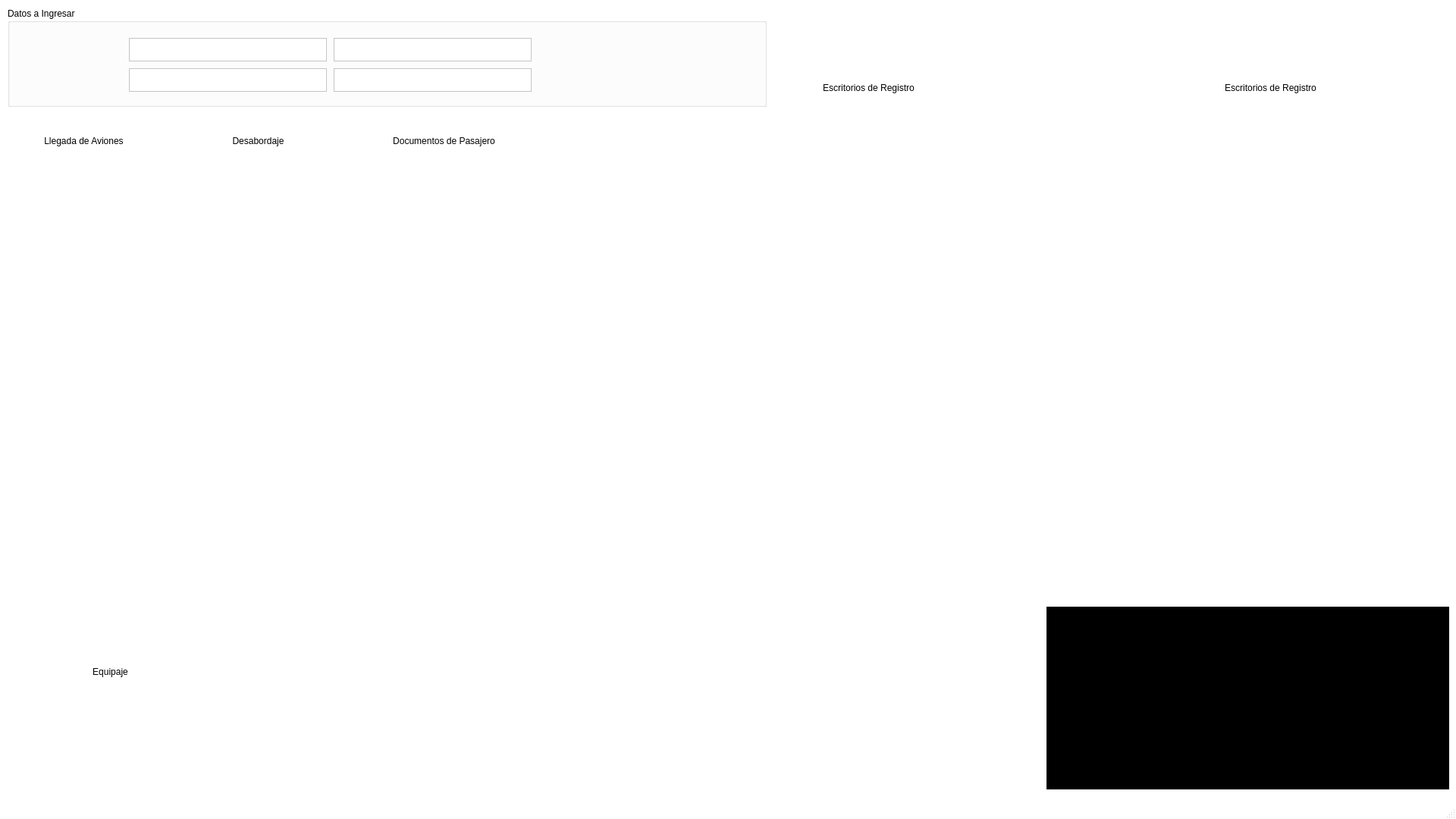
<?xml version="1.0" encoding="UTF-8"?>
<ui version="4.0">
 <class>Principal</class>
 <widget class="QMainWindow" name="Principal">
  <property name="geometry">
   <rect>
    <x>0</x>
    <y>0</y>
    <width>1920</width>
    <height>1080</height>
   </rect>
  </property>
  <property name="palette">
   <palette>
    <active>
     <colorrole role="WindowText">
      <brush brushstyle="SolidPattern">
       <color alpha="255">
        <red>0</red>
        <green>0</green>
        <blue>0</blue>
       </color>
      </brush>
     </colorrole>
     <colorrole role="Button">
      <brush brushstyle="SolidPattern">
       <color alpha="255">
        <red>255</red>
        <green>255</green>
        <blue>255</blue>
       </color>
      </brush>
     </colorrole>
     <colorrole role="Light">
      <brush brushstyle="SolidPattern">
       <color alpha="255">
        <red>255</red>
        <green>255</green>
        <blue>255</blue>
       </color>
      </brush>
     </colorrole>
     <colorrole role="Midlight">
      <brush brushstyle="SolidPattern">
       <color alpha="255">
        <red>255</red>
        <green>255</green>
        <blue>255</blue>
       </color>
      </brush>
     </colorrole>
     <colorrole role="Dark">
      <brush brushstyle="SolidPattern">
       <color alpha="255">
        <red>127</red>
        <green>127</green>
        <blue>127</blue>
       </color>
      </brush>
     </colorrole>
     <colorrole role="Mid">
      <brush brushstyle="SolidPattern">
       <color alpha="255">
        <red>170</red>
        <green>170</green>
        <blue>170</blue>
       </color>
      </brush>
     </colorrole>
     <colorrole role="Text">
      <brush brushstyle="SolidPattern">
       <color alpha="255">
        <red>0</red>
        <green>0</green>
        <blue>0</blue>
       </color>
      </brush>
     </colorrole>
     <colorrole role="BrightText">
      <brush brushstyle="SolidPattern">
       <color alpha="255">
        <red>255</red>
        <green>255</green>
        <blue>255</blue>
       </color>
      </brush>
     </colorrole>
     <colorrole role="ButtonText">
      <brush brushstyle="SolidPattern">
       <color alpha="255">
        <red>0</red>
        <green>0</green>
        <blue>0</blue>
       </color>
      </brush>
     </colorrole>
     <colorrole role="Base">
      <brush brushstyle="SolidPattern">
       <color alpha="255">
        <red>255</red>
        <green>255</green>
        <blue>255</blue>
       </color>
      </brush>
     </colorrole>
     <colorrole role="Window">
      <brush brushstyle="SolidPattern">
       <color alpha="255">
        <red>255</red>
        <green>255</green>
        <blue>255</blue>
       </color>
      </brush>
     </colorrole>
     <colorrole role="Shadow">
      <brush brushstyle="SolidPattern">
       <color alpha="255">
        <red>0</red>
        <green>0</green>
        <blue>0</blue>
       </color>
      </brush>
     </colorrole>
     <colorrole role="AlternateBase">
      <brush brushstyle="SolidPattern">
       <color alpha="255">
        <red>255</red>
        <green>255</green>
        <blue>255</blue>
       </color>
      </brush>
     </colorrole>
     <colorrole role="ToolTipBase">
      <brush brushstyle="SolidPattern">
       <color alpha="255">
        <red>255</red>
        <green>255</green>
        <blue>220</blue>
       </color>
      </brush>
     </colorrole>
     <colorrole role="ToolTipText">
      <brush brushstyle="SolidPattern">
       <color alpha="255">
        <red>0</red>
        <green>0</green>
        <blue>0</blue>
       </color>
      </brush>
     </colorrole>
    </active>
    <inactive>
     <colorrole role="WindowText">
      <brush brushstyle="SolidPattern">
       <color alpha="255">
        <red>0</red>
        <green>0</green>
        <blue>0</blue>
       </color>
      </brush>
     </colorrole>
     <colorrole role="Button">
      <brush brushstyle="SolidPattern">
       <color alpha="255">
        <red>255</red>
        <green>255</green>
        <blue>255</blue>
       </color>
      </brush>
     </colorrole>
     <colorrole role="Light">
      <brush brushstyle="SolidPattern">
       <color alpha="255">
        <red>255</red>
        <green>255</green>
        <blue>255</blue>
       </color>
      </brush>
     </colorrole>
     <colorrole role="Midlight">
      <brush brushstyle="SolidPattern">
       <color alpha="255">
        <red>255</red>
        <green>255</green>
        <blue>255</blue>
       </color>
      </brush>
     </colorrole>
     <colorrole role="Dark">
      <brush brushstyle="SolidPattern">
       <color alpha="255">
        <red>127</red>
        <green>127</green>
        <blue>127</blue>
       </color>
      </brush>
     </colorrole>
     <colorrole role="Mid">
      <brush brushstyle="SolidPattern">
       <color alpha="255">
        <red>170</red>
        <green>170</green>
        <blue>170</blue>
       </color>
      </brush>
     </colorrole>
     <colorrole role="Text">
      <brush brushstyle="SolidPattern">
       <color alpha="255">
        <red>0</red>
        <green>0</green>
        <blue>0</blue>
       </color>
      </brush>
     </colorrole>
     <colorrole role="BrightText">
      <brush brushstyle="SolidPattern">
       <color alpha="255">
        <red>255</red>
        <green>255</green>
        <blue>255</blue>
       </color>
      </brush>
     </colorrole>
     <colorrole role="ButtonText">
      <brush brushstyle="SolidPattern">
       <color alpha="255">
        <red>0</red>
        <green>0</green>
        <blue>0</blue>
       </color>
      </brush>
     </colorrole>
     <colorrole role="Base">
      <brush brushstyle="SolidPattern">
       <color alpha="255">
        <red>255</red>
        <green>255</green>
        <blue>255</blue>
       </color>
      </brush>
     </colorrole>
     <colorrole role="Window">
      <brush brushstyle="SolidPattern">
       <color alpha="255">
        <red>255</red>
        <green>255</green>
        <blue>255</blue>
       </color>
      </brush>
     </colorrole>
     <colorrole role="Shadow">
      <brush brushstyle="SolidPattern">
       <color alpha="255">
        <red>0</red>
        <green>0</green>
        <blue>0</blue>
       </color>
      </brush>
     </colorrole>
     <colorrole role="AlternateBase">
      <brush brushstyle="SolidPattern">
       <color alpha="255">
        <red>255</red>
        <green>255</green>
        <blue>255</blue>
       </color>
      </brush>
     </colorrole>
     <colorrole role="ToolTipBase">
      <brush brushstyle="SolidPattern">
       <color alpha="255">
        <red>255</red>
        <green>255</green>
        <blue>220</blue>
       </color>
      </brush>
     </colorrole>
     <colorrole role="ToolTipText">
      <brush brushstyle="SolidPattern">
       <color alpha="255">
        <red>0</red>
        <green>0</green>
        <blue>0</blue>
       </color>
      </brush>
     </colorrole>
    </inactive>
    <disabled>
     <colorrole role="WindowText">
      <brush brushstyle="SolidPattern">
       <color alpha="255">
        <red>127</red>
        <green>127</green>
        <blue>127</blue>
       </color>
      </brush>
     </colorrole>
     <colorrole role="Button">
      <brush brushstyle="SolidPattern">
       <color alpha="255">
        <red>255</red>
        <green>255</green>
        <blue>255</blue>
       </color>
      </brush>
     </colorrole>
     <colorrole role="Light">
      <brush brushstyle="SolidPattern">
       <color alpha="255">
        <red>255</red>
        <green>255</green>
        <blue>255</blue>
       </color>
      </brush>
     </colorrole>
     <colorrole role="Midlight">
      <brush brushstyle="SolidPattern">
       <color alpha="255">
        <red>255</red>
        <green>255</green>
        <blue>255</blue>
       </color>
      </brush>
     </colorrole>
     <colorrole role="Dark">
      <brush brushstyle="SolidPattern">
       <color alpha="255">
        <red>127</red>
        <green>127</green>
        <blue>127</blue>
       </color>
      </brush>
     </colorrole>
     <colorrole role="Mid">
      <brush brushstyle="SolidPattern">
       <color alpha="255">
        <red>170</red>
        <green>170</green>
        <blue>170</blue>
       </color>
      </brush>
     </colorrole>
     <colorrole role="Text">
      <brush brushstyle="SolidPattern">
       <color alpha="255">
        <red>127</red>
        <green>127</green>
        <blue>127</blue>
       </color>
      </brush>
     </colorrole>
     <colorrole role="BrightText">
      <brush brushstyle="SolidPattern">
       <color alpha="255">
        <red>255</red>
        <green>255</green>
        <blue>255</blue>
       </color>
      </brush>
     </colorrole>
     <colorrole role="ButtonText">
      <brush brushstyle="SolidPattern">
       <color alpha="255">
        <red>127</red>
        <green>127</green>
        <blue>127</blue>
       </color>
      </brush>
     </colorrole>
     <colorrole role="Base">
      <brush brushstyle="SolidPattern">
       <color alpha="255">
        <red>255</red>
        <green>255</green>
        <blue>255</blue>
       </color>
      </brush>
     </colorrole>
     <colorrole role="Window">
      <brush brushstyle="SolidPattern">
       <color alpha="255">
        <red>255</red>
        <green>255</green>
        <blue>255</blue>
       </color>
      </brush>
     </colorrole>
     <colorrole role="Shadow">
      <brush brushstyle="SolidPattern">
       <color alpha="255">
        <red>0</red>
        <green>0</green>
        <blue>0</blue>
       </color>
      </brush>
     </colorrole>
     <colorrole role="AlternateBase">
      <brush brushstyle="SolidPattern">
       <color alpha="255">
        <red>255</red>
        <green>255</green>
        <blue>255</blue>
       </color>
      </brush>
     </colorrole>
     <colorrole role="ToolTipBase">
      <brush brushstyle="SolidPattern">
       <color alpha="255">
        <red>255</red>
        <green>255</green>
        <blue>220</blue>
       </color>
      </brush>
     </colorrole>
     <colorrole role="ToolTipText">
      <brush brushstyle="SolidPattern">
       <color alpha="255">
        <red>0</red>
        <green>0</green>
        <blue>0</blue>
       </color>
      </brush>
     </colorrole>
    </disabled>
   </palette>
  </property>
  <property name="windowTitle">
   <string>Principal</string>
  </property>
  <widget class="QWidget" name="centralWidget">
   <widget class="QGroupBox" name="gbDatos">
    <property name="geometry">
     <rect>
      <x>10</x>
      <y>10</y>
      <width>1001</width>
      <height>131</height>
     </rect>
    </property>
    <property name="title">
     <string>Datos a Ingresar</string>
    </property>
    <widget class="QPushButton" name="btnSiguienteTurno">
     <property name="geometry">
      <rect>
       <x>860</x>
       <y>30</y>
       <width>111</width>
       <height>91</height>
      </rect>
     </property>
     <property name="text">
      <string/>
     </property>
     <property name="icon">
      <iconset resource="recursos.qrc">
       <normaloff>:/Recursos/if_arrow_play_button_next_right_previous_1076765.png</normaloff>:/Recursos/if_arrow_play_button_next_right_previous_1076765.png</iconset>
     </property>
     <property name="iconSize">
      <size>
       <width>90</width>
       <height>90</height>
      </size>
     </property>
     <property name="default">
      <bool>false</bool>
     </property>
     <property name="flat">
      <bool>true</bool>
     </property>
    </widget>
    <widget class="QPushButton" name="btnSimulacion">
     <property name="geometry">
      <rect>
       <x>720</x>
       <y>30</y>
       <width>111</width>
       <height>91</height>
      </rect>
     </property>
     <property name="font">
      <font>
       <stylestrategy>PreferAntialias</stylestrategy>
      </font>
     </property>
     <property name="layoutDirection">
      <enum>Qt::LeftToRight</enum>
     </property>
     <property name="text">
      <string/>
     </property>
     <property name="icon">
      <iconset resource="recursos.qrc">
       <normaloff>:/Recursos/if_Solution_2698219.png</normaloff>:/Recursos/if_Solution_2698219.png</iconset>
     </property>
     <property name="iconSize">
      <size>
       <width>90</width>
       <height>90</height>
      </size>
     </property>
     <property name="flat">
      <bool>true</bool>
     </property>
    </widget>
    <widget class="QPlainTextEdit" name="txtAviones">
     <property name="geometry">
      <rect>
       <x>160</x>
       <y>40</y>
       <width>261</width>
       <height>31</height>
      </rect>
     </property>
     <property name="documentTitle">
      <string/>
     </property>
     <property name="plainText">
      <string/>
     </property>
     <property name="placeholderText">
      <string> Numero de Aviones a Ingresar</string>
     </property>
    </widget>
    <widget class="QPlainTextEdit" name="txtTurnos">
     <property name="geometry">
      <rect>
       <x>430</x>
       <y>40</y>
       <width>261</width>
       <height>31</height>
      </rect>
     </property>
     <property name="documentTitle">
      <string/>
     </property>
     <property name="plainText">
      <string/>
     </property>
     <property name="placeholderText">
      <string> Numero de Turnos</string>
     </property>
    </widget>
    <widget class="QPushButton" name="btnP">
     <property name="geometry">
      <rect>
       <x>10</x>
       <y>30</y>
       <width>111</width>
       <height>91</height>
      </rect>
     </property>
     <property name="font">
      <font>
       <stylestrategy>PreferAntialias</stylestrategy>
      </font>
     </property>
     <property name="layoutDirection">
      <enum>Qt::LeftToRight</enum>
     </property>
     <property name="text">
      <string/>
     </property>
     <property name="icon">
      <iconset resource="recursos.qrc">
       <normaloff>:/Recursos/if_Airport_22906.png</normaloff>:/Recursos/if_Airport_22906.png</iconset>
     </property>
     <property name="iconSize">
      <size>
       <width>90</width>
       <height>90</height>
      </size>
     </property>
     <property name="flat">
      <bool>true</bool>
     </property>
    </widget>
    <widget class="QPlainTextEdit" name="txtEscritorios">
     <property name="geometry">
      <rect>
       <x>430</x>
       <y>80</y>
       <width>261</width>
       <height>31</height>
      </rect>
     </property>
     <property name="documentTitle">
      <string/>
     </property>
     <property name="plainText">
      <string/>
     </property>
     <property name="placeholderText">
      <string>Numero de Escritorios</string>
     </property>
    </widget>
    <widget class="QPlainTextEdit" name="txtHangaresMantenimiento">
     <property name="geometry">
      <rect>
       <x>160</x>
       <y>80</y>
       <width>261</width>
       <height>31</height>
      </rect>
     </property>
     <property name="documentTitle">
      <string/>
     </property>
     <property name="plainText">
      <string/>
     </property>
     <property name="placeholderText">
      <string> Numero de Hangares de Mantenimiento</string>
     </property>
    </widget>
   </widget>
   <widget class="QPushButton" name="btnAviones">
    <property name="geometry">
     <rect>
      <x>0</x>
      <y>140</y>
      <width>221</width>
      <height>91</height>
     </rect>
    </property>
    <property name="font">
     <font>
      <stylestrategy>PreferAntialias</stylestrategy>
     </font>
    </property>
    <property name="layoutDirection">
     <enum>Qt::LeftToRight</enum>
    </property>
    <property name="text">
     <string>Llegada de Aviones</string>
    </property>
    <property name="icon">
     <iconset resource="recursos.qrc">
      <normaloff>:/Recursos/if_airplane_1120625.png</normaloff>:/Recursos/if_airplane_1120625.png</iconset>
    </property>
    <property name="iconSize">
     <size>
      <width>90</width>
      <height>90</height>
     </size>
    </property>
    <property name="flat">
     <bool>true</bool>
    </property>
   </widget>
   <widget class="QLabel" name="lblLlegadaAviones">
    <property name="geometry">
     <rect>
      <x>10</x>
      <y>250</y>
      <width>201</width>
      <height>531</height>
     </rect>
    </property>
    <property name="text">
     <string/>
    </property>
    <property name="scaledContents">
     <bool>true</bool>
    </property>
   </widget>
   <widget class="QLabel" name="lblDesabordaje">
    <property name="geometry">
     <rect>
      <x>230</x>
      <y>250</y>
      <width>211</width>
      <height>531</height>
     </rect>
    </property>
    <property name="text">
     <string/>
    </property>
    <property name="scaledContents">
     <bool>true</bool>
    </property>
   </widget>
   <widget class="QPushButton" name="btnDesabordaje">
    <property name="geometry">
     <rect>
      <x>250</x>
      <y>140</y>
      <width>181</width>
      <height>91</height>
     </rect>
    </property>
    <property name="font">
     <font>
      <stylestrategy>PreferAntialias</stylestrategy>
     </font>
    </property>
    <property name="layoutDirection">
     <enum>Qt::LeftToRight</enum>
    </property>
    <property name="text">
     <string>Desabordaje</string>
    </property>
    <property name="icon">
     <iconset resource="recursos.qrc">
      <normaloff>:/Recursos/if_5332_-_MySpace_1314245.png</normaloff>:/Recursos/if_5332_-_MySpace_1314245.png</iconset>
    </property>
    <property name="iconSize">
     <size>
      <width>90</width>
      <height>90</height>
     </size>
    </property>
    <property name="flat">
     <bool>true</bool>
    </property>
   </widget>
   <widget class="QPushButton" name="btnEquipaje">
    <property name="geometry">
     <rect>
      <x>20</x>
      <y>840</y>
      <width>251</width>
      <height>91</height>
     </rect>
    </property>
    <property name="font">
     <font>
      <stylestrategy>PreferAntialias</stylestrategy>
     </font>
    </property>
    <property name="layoutDirection">
     <enum>Qt::LeftToRight</enum>
    </property>
    <property name="text">
     <string>Equipaje</string>
    </property>
    <property name="icon">
     <iconset resource="recursos.qrc">
      <normaloff>:/Recursos/if_luggage_416411.png</normaloff>:/Recursos/if_luggage_416411.png</iconset>
    </property>
    <property name="iconSize">
     <size>
      <width>90</width>
      <height>90</height>
     </size>
    </property>
    <property name="flat">
     <bool>true</bool>
    </property>
   </widget>
   <widget class="QLabel" name="lblEquipaje">
    <property name="geometry">
     <rect>
      <x>290</x>
      <y>800</y>
      <width>1071</width>
      <height>181</height>
     </rect>
    </property>
    <property name="text">
     <string/>
    </property>
    <property name="scaledContents">
     <bool>true</bool>
    </property>
   </widget>
   <widget class="QPushButton" name="btnEscritoriosRegistro">
    <property name="geometry">
     <rect>
      <x>1020</x>
      <y>70</y>
      <width>251</width>
      <height>91</height>
     </rect>
    </property>
    <property name="font">
     <font>
      <stylestrategy>PreferAntialias</stylestrategy>
     </font>
    </property>
    <property name="layoutDirection">
     <enum>Qt::LeftToRight</enum>
    </property>
    <property name="text">
     <string>Escritorios de Registro</string>
    </property>
    <property name="icon">
     <iconset resource="recursos.qrc">
      <normaloff>:/Recursos/if_support_2698217.png</normaloff>:/Recursos/if_support_2698217.png</iconset>
    </property>
    <property name="iconSize">
     <size>
      <width>90</width>
      <height>90</height>
     </size>
    </property>
    <property name="flat">
     <bool>true</bool>
    </property>
   </widget>
   <widget class="QLabel" name="lblEscritorioRegistro">
    <property name="geometry">
     <rect>
      <x>730</x>
      <y>190</y>
      <width>631</width>
      <height>591</height>
     </rect>
    </property>
    <property name="text">
     <string/>
    </property>
    <property name="scaledContents">
     <bool>true</bool>
    </property>
   </widget>
   <widget class="QLabel" name="lblMantenimiento">
    <property name="geometry">
     <rect>
      <x>1380</x>
      <y>190</y>
      <width>531</width>
      <height>591</height>
     </rect>
    </property>
    <property name="text">
     <string/>
    </property>
    <property name="scaledContents">
     <bool>true</bool>
    </property>
   </widget>
   <widget class="QPushButton" name="btnMantenimiento">
    <property name="geometry">
     <rect>
      <x>1550</x>
      <y>70</y>
      <width>251</width>
      <height>91</height>
     </rect>
    </property>
    <property name="font">
     <font>
      <stylestrategy>PreferAntialias</stylestrategy>
     </font>
    </property>
    <property name="layoutDirection">
     <enum>Qt::LeftToRight</enum>
    </property>
    <property name="text">
     <string>Escritorios de Registro</string>
    </property>
    <property name="icon">
     <iconset resource="recursos.qrc">
      <normaloff>:/Recursos/if_CarRepair_22908.png</normaloff>:/Recursos/if_CarRepair_22908.png</iconset>
    </property>
    <property name="iconSize">
     <size>
      <width>90</width>
      <height>90</height>
     </size>
    </property>
    <property name="flat">
     <bool>true</bool>
    </property>
   </widget>
   <widget class="QLabel" name="lblDocumentosPasajero">
    <property name="geometry">
     <rect>
      <x>470</x>
      <y>250</y>
      <width>221</width>
      <height>531</height>
     </rect>
    </property>
    <property name="text">
     <string/>
    </property>
    <property name="scaledContents">
     <bool>true</bool>
    </property>
   </widget>
   <widget class="QPushButton" name="btnDocumentos">
    <property name="geometry">
     <rect>
      <x>460</x>
      <y>140</y>
      <width>251</width>
      <height>91</height>
     </rect>
    </property>
    <property name="font">
     <font>
      <stylestrategy>PreferAntialias</stylestrategy>
     </font>
    </property>
    <property name="layoutDirection">
     <enum>Qt::LeftToRight</enum>
    </property>
    <property name="text">
     <string>Documentos de Pasajero</string>
    </property>
    <property name="icon">
     <iconset resource="recursos.qrc">
      <normaloff>:/Recursos/if_37_document_584879.png</normaloff>:/Recursos/if_37_document_584879.png</iconset>
    </property>
    <property name="iconSize">
     <size>
      <width>90</width>
      <height>90</height>
     </size>
    </property>
    <property name="flat">
     <bool>true</bool>
    </property>
   </widget>
   <widget class="QPlainTextEdit" name="txtConsola">
    <property name="geometry">
     <rect>
      <x>1380</x>
      <y>800</y>
      <width>531</width>
      <height>241</height>
     </rect>
    </property>
    <property name="palette">
     <palette>
      <active>
       <colorrole role="WindowText">
        <brush brushstyle="SolidPattern">
         <color alpha="255">
          <red>255</red>
          <green>255</green>
          <blue>255</blue>
         </color>
        </brush>
       </colorrole>
       <colorrole role="Button">
        <brush brushstyle="SolidPattern">
         <color alpha="255">
          <red>0</red>
          <green>0</green>
          <blue>0</blue>
         </color>
        </brush>
       </colorrole>
       <colorrole role="Light">
        <brush brushstyle="SolidPattern">
         <color alpha="255">
          <red>0</red>
          <green>0</green>
          <blue>0</blue>
         </color>
        </brush>
       </colorrole>
       <colorrole role="Midlight">
        <brush brushstyle="SolidPattern">
         <color alpha="255">
          <red>0</red>
          <green>0</green>
          <blue>0</blue>
         </color>
        </brush>
       </colorrole>
       <colorrole role="Dark">
        <brush brushstyle="SolidPattern">
         <color alpha="255">
          <red>0</red>
          <green>0</green>
          <blue>0</blue>
         </color>
        </brush>
       </colorrole>
       <colorrole role="Mid">
        <brush brushstyle="SolidPattern">
         <color alpha="255">
          <red>0</red>
          <green>0</green>
          <blue>0</blue>
         </color>
        </brush>
       </colorrole>
       <colorrole role="Text">
        <brush brushstyle="SolidPattern">
         <color alpha="255">
          <red>255</red>
          <green>255</green>
          <blue>255</blue>
         </color>
        </brush>
       </colorrole>
       <colorrole role="BrightText">
        <brush brushstyle="SolidPattern">
         <color alpha="255">
          <red>255</red>
          <green>255</green>
          <blue>255</blue>
         </color>
        </brush>
       </colorrole>
       <colorrole role="ButtonText">
        <brush brushstyle="SolidPattern">
         <color alpha="255">
          <red>255</red>
          <green>255</green>
          <blue>255</blue>
         </color>
        </brush>
       </colorrole>
       <colorrole role="Base">
        <brush brushstyle="SolidPattern">
         <color alpha="255">
          <red>0</red>
          <green>0</green>
          <blue>0</blue>
         </color>
        </brush>
       </colorrole>
       <colorrole role="Window">
        <brush brushstyle="SolidPattern">
         <color alpha="255">
          <red>0</red>
          <green>0</green>
          <blue>0</blue>
         </color>
        </brush>
       </colorrole>
       <colorrole role="Shadow">
        <brush brushstyle="SolidPattern">
         <color alpha="255">
          <red>0</red>
          <green>0</green>
          <blue>0</blue>
         </color>
        </brush>
       </colorrole>
       <colorrole role="AlternateBase">
        <brush brushstyle="SolidPattern">
         <color alpha="255">
          <red>0</red>
          <green>0</green>
          <blue>0</blue>
         </color>
        </brush>
       </colorrole>
       <colorrole role="ToolTipBase">
        <brush brushstyle="SolidPattern">
         <color alpha="255">
          <red>255</red>
          <green>255</green>
          <blue>220</blue>
         </color>
        </brush>
       </colorrole>
       <colorrole role="ToolTipText">
        <brush brushstyle="SolidPattern">
         <color alpha="255">
          <red>0</red>
          <green>0</green>
          <blue>0</blue>
         </color>
        </brush>
       </colorrole>
      </active>
      <inactive>
       <colorrole role="WindowText">
        <brush brushstyle="SolidPattern">
         <color alpha="255">
          <red>255</red>
          <green>255</green>
          <blue>255</blue>
         </color>
        </brush>
       </colorrole>
       <colorrole role="Button">
        <brush brushstyle="SolidPattern">
         <color alpha="255">
          <red>0</red>
          <green>0</green>
          <blue>0</blue>
         </color>
        </brush>
       </colorrole>
       <colorrole role="Light">
        <brush brushstyle="SolidPattern">
         <color alpha="255">
          <red>0</red>
          <green>0</green>
          <blue>0</blue>
         </color>
        </brush>
       </colorrole>
       <colorrole role="Midlight">
        <brush brushstyle="SolidPattern">
         <color alpha="255">
          <red>0</red>
          <green>0</green>
          <blue>0</blue>
         </color>
        </brush>
       </colorrole>
       <colorrole role="Dark">
        <brush brushstyle="SolidPattern">
         <color alpha="255">
          <red>0</red>
          <green>0</green>
          <blue>0</blue>
         </color>
        </brush>
       </colorrole>
       <colorrole role="Mid">
        <brush brushstyle="SolidPattern">
         <color alpha="255">
          <red>0</red>
          <green>0</green>
          <blue>0</blue>
         </color>
        </brush>
       </colorrole>
       <colorrole role="Text">
        <brush brushstyle="SolidPattern">
         <color alpha="255">
          <red>255</red>
          <green>255</green>
          <blue>255</blue>
         </color>
        </brush>
       </colorrole>
       <colorrole role="BrightText">
        <brush brushstyle="SolidPattern">
         <color alpha="255">
          <red>255</red>
          <green>255</green>
          <blue>255</blue>
         </color>
        </brush>
       </colorrole>
       <colorrole role="ButtonText">
        <brush brushstyle="SolidPattern">
         <color alpha="255">
          <red>255</red>
          <green>255</green>
          <blue>255</blue>
         </color>
        </brush>
       </colorrole>
       <colorrole role="Base">
        <brush brushstyle="SolidPattern">
         <color alpha="255">
          <red>0</red>
          <green>0</green>
          <blue>0</blue>
         </color>
        </brush>
       </colorrole>
       <colorrole role="Window">
        <brush brushstyle="SolidPattern">
         <color alpha="255">
          <red>0</red>
          <green>0</green>
          <blue>0</blue>
         </color>
        </brush>
       </colorrole>
       <colorrole role="Shadow">
        <brush brushstyle="SolidPattern">
         <color alpha="255">
          <red>0</red>
          <green>0</green>
          <blue>0</blue>
         </color>
        </brush>
       </colorrole>
       <colorrole role="AlternateBase">
        <brush brushstyle="SolidPattern">
         <color alpha="255">
          <red>0</red>
          <green>0</green>
          <blue>0</blue>
         </color>
        </brush>
       </colorrole>
       <colorrole role="ToolTipBase">
        <brush brushstyle="SolidPattern">
         <color alpha="255">
          <red>255</red>
          <green>255</green>
          <blue>220</blue>
         </color>
        </brush>
       </colorrole>
       <colorrole role="ToolTipText">
        <brush brushstyle="SolidPattern">
         <color alpha="255">
          <red>0</red>
          <green>0</green>
          <blue>0</blue>
         </color>
        </brush>
       </colorrole>
      </inactive>
      <disabled>
       <colorrole role="WindowText">
        <brush brushstyle="SolidPattern">
         <color alpha="255">
          <red>0</red>
          <green>0</green>
          <blue>0</blue>
         </color>
        </brush>
       </colorrole>
       <colorrole role="Button">
        <brush brushstyle="SolidPattern">
         <color alpha="255">
          <red>0</red>
          <green>0</green>
          <blue>0</blue>
         </color>
        </brush>
       </colorrole>
       <colorrole role="Light">
        <brush brushstyle="SolidPattern">
         <color alpha="255">
          <red>0</red>
          <green>0</green>
          <blue>0</blue>
         </color>
        </brush>
       </colorrole>
       <colorrole role="Midlight">
        <brush brushstyle="SolidPattern">
         <color alpha="255">
          <red>0</red>
          <green>0</green>
          <blue>0</blue>
         </color>
        </brush>
       </colorrole>
       <colorrole role="Dark">
        <brush brushstyle="SolidPattern">
         <color alpha="255">
          <red>0</red>
          <green>0</green>
          <blue>0</blue>
         </color>
        </brush>
       </colorrole>
       <colorrole role="Mid">
        <brush brushstyle="SolidPattern">
         <color alpha="255">
          <red>0</red>
          <green>0</green>
          <blue>0</blue>
         </color>
        </brush>
       </colorrole>
       <colorrole role="Text">
        <brush brushstyle="SolidPattern">
         <color alpha="255">
          <red>0</red>
          <green>0</green>
          <blue>0</blue>
         </color>
        </brush>
       </colorrole>
       <colorrole role="BrightText">
        <brush brushstyle="SolidPattern">
         <color alpha="255">
          <red>255</red>
          <green>255</green>
          <blue>255</blue>
         </color>
        </brush>
       </colorrole>
       <colorrole role="ButtonText">
        <brush brushstyle="SolidPattern">
         <color alpha="255">
          <red>0</red>
          <green>0</green>
          <blue>0</blue>
         </color>
        </brush>
       </colorrole>
       <colorrole role="Base">
        <brush brushstyle="SolidPattern">
         <color alpha="255">
          <red>0</red>
          <green>0</green>
          <blue>0</blue>
         </color>
        </brush>
       </colorrole>
       <colorrole role="Window">
        <brush brushstyle="SolidPattern">
         <color alpha="255">
          <red>0</red>
          <green>0</green>
          <blue>0</blue>
         </color>
        </brush>
       </colorrole>
       <colorrole role="Shadow">
        <brush brushstyle="SolidPattern">
         <color alpha="255">
          <red>0</red>
          <green>0</green>
          <blue>0</blue>
         </color>
        </brush>
       </colorrole>
       <colorrole role="AlternateBase">
        <brush brushstyle="SolidPattern">
         <color alpha="255">
          <red>0</red>
          <green>0</green>
          <blue>0</blue>
         </color>
        </brush>
       </colorrole>
       <colorrole role="ToolTipBase">
        <brush brushstyle="SolidPattern">
         <color alpha="255">
          <red>255</red>
          <green>255</green>
          <blue>220</blue>
         </color>
        </brush>
       </colorrole>
       <colorrole role="ToolTipText">
        <brush brushstyle="SolidPattern">
         <color alpha="255">
          <red>0</red>
          <green>0</green>
          <blue>0</blue>
         </color>
        </brush>
       </colorrole>
      </disabled>
     </palette>
    </property>
    <property name="plainText">
     <string/>
    </property>
   </widget>
  </widget>
  <widget class="QStatusBar" name="statusBar"/>
 </widget>
 <layoutdefault spacing="6" margin="11"/>
 <resources>
  <include location="recursos.qrc"/>
 </resources>
 <connections/>
</ui>
